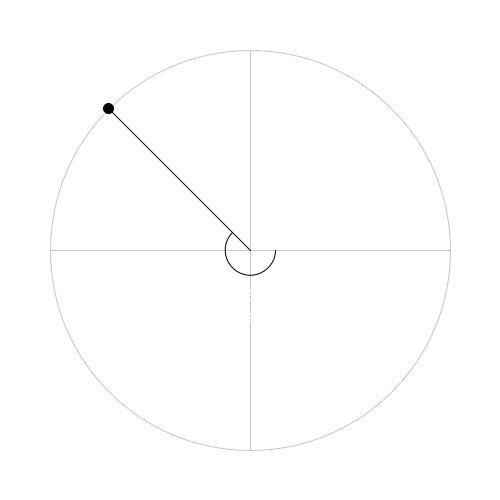
Frame 1 (no input)
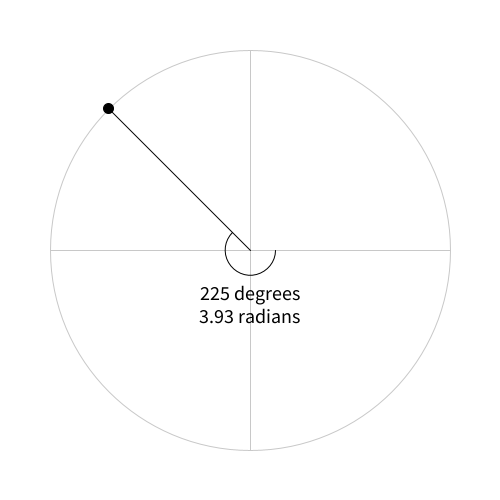
Frame 60 (the mouse pressed at the canvas centre just before this capture)
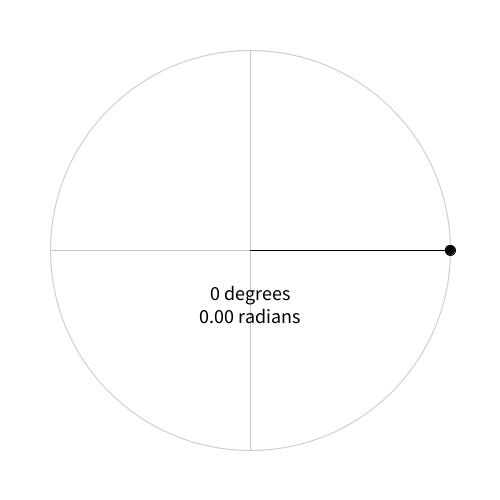
Frame 120 (the mouse held since frame 60 and released just before this capture)

The Processing sketch that drew these frames (run headless with seeded random() and noise(); from frame 60 on, the mouse is pressed at the canvas centre):

// Processing sketch: check_point2
// ── check_point2.pde
float centerX,centerY;
void setup() {
  size(500,500);
  centerX = width/2;
  centerY = height/2;
}

void draw() {
  background(255);
  drawGuide();
  float angle = atan2(mouseY-centerY, mouseX-centerX);
  float x = centerX+200*cos(angle);
  float y = centerY+200*sin(angle);
  angle = (angle+2*PI)%(2*PI);
  stroke(0);
  arc(centerX,centerY,50,50,0,angle,OPEN);
  showDegrees(angle);
  line(centerX,centerY,x,y);
  fill(0);
  ellipse(x,y,10,10);
}

void drawGuide() {
  noFill();
  stroke(200);
  ellipse(centerX,centerY,400,400);
  line(centerX,centerY-200,centerX,centerY+200);
  line(centerX-200,centerY,centerX+200,centerY);
}

void showDegrees(float r) {
  float d = degrees(r);
  textAlign(CENTER);
  textSize(20);
  text(ceil(d)+" degrees\n"+nf(r,1,2)+" radians",
      centerX,
      centerY+50);
}
